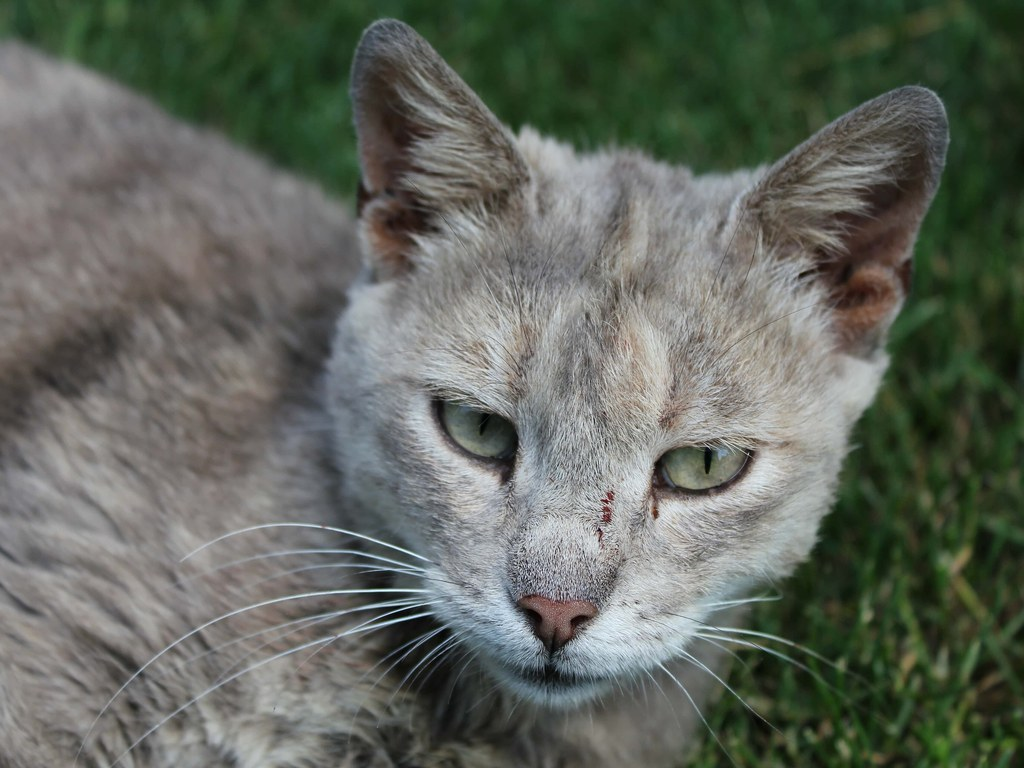
#> input picture app/src/main/assets/samples/cat.jpg, 1024 x 768 px, given in place of street.jpg, which was not available
$ python filter_sheet.py ../../app/src/main/assets/samples/cat.jpg out.png
#> lines starting #> are read from the running program, lines starting #| are printed output that depends on the picture
#!/usr/bin/env python3
"""6 samples x 8 filters sheet (design verification.pixelChecks), rendered by the app's own engine through the JVM test
FilterSheetTest. Usage: python tools/filters/filter_sheet.py prep   (then gradlew testDebugUnitTest)
                        python tools/filters/filter_sheet.py sheet <out.png>"""
import glob, os, sys
from PIL import Image, ImageDraw
ROOT = os.path.join(os.path.dirname(os.path.abspath(__file__)), "..", "..", "app")
SAMPLES = ["street", "desk", "window", "cat", "food", "night"]
FILTERS = ["F01", "F02", "F04", "F05", "F06", "F07", "F08", "F09"]
if sys.argv[1] == "prep":
    os.makedirs(os.path.join(ROOT, "build", "sheet-in"), exist_ok=True)
    for s in SAMPLES:
        im = Image.open(os.path.join(ROOT, "src", "main", "assets", "samples", s + ".jpg")).convert("RGB").resize((640, 480), Image.BILINEAR)
        open(os.path.join(ROOT, "build", "sheet-in", s + ".rgb"), "wb").write(im.tobytes())
else:
    cw, ch = 320, 240
    sheet = Image.new("RGB", (cw * 9, ch * 6 + 30), (16, 16, 16))
#> sheet: PIL image 2880x1470 RGB; every value is 16
    d = ImageDraw.Draw(sheet)
    for c, f in enumerate(["source"] + FILTERS):
        d.text((c * cw + 8, 8), f, fill=(240, 240, 240))
    for r, s in enumerate(SAMPLES):
        sheet.paste(Image.open(os.path.join(ROOT, "src", "main", "assets", "samples", s + ".jpg")).resize((cw, ch)), (0, 30 + r * ch))
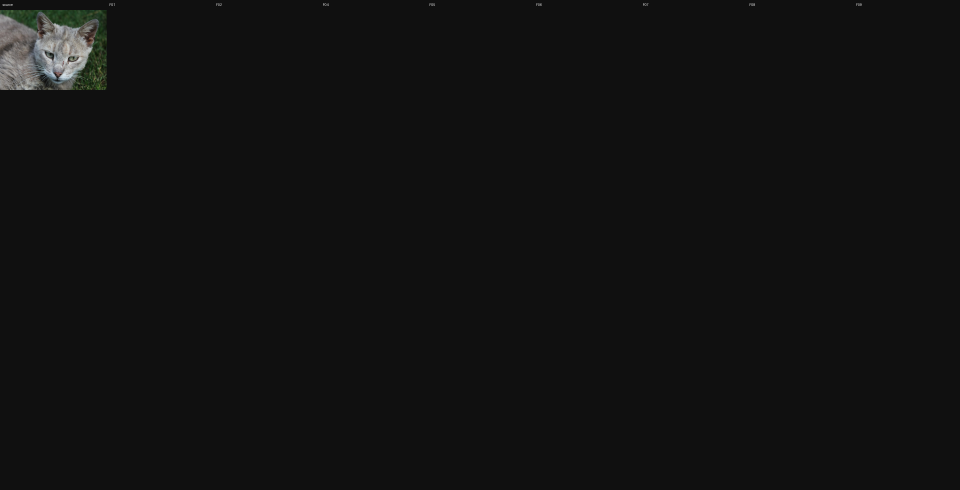
#> sheet: PIL image 2880x1470 RGB (shown at 1/3 size); mean R, G, B 17.5, 17.6, 17.4
        for c, f in enumerate(FILTERS):
#> (the run stopped early here; a loop or call above may not have finished)

$ run again, on app/src/main/assets/samples/street.jpg
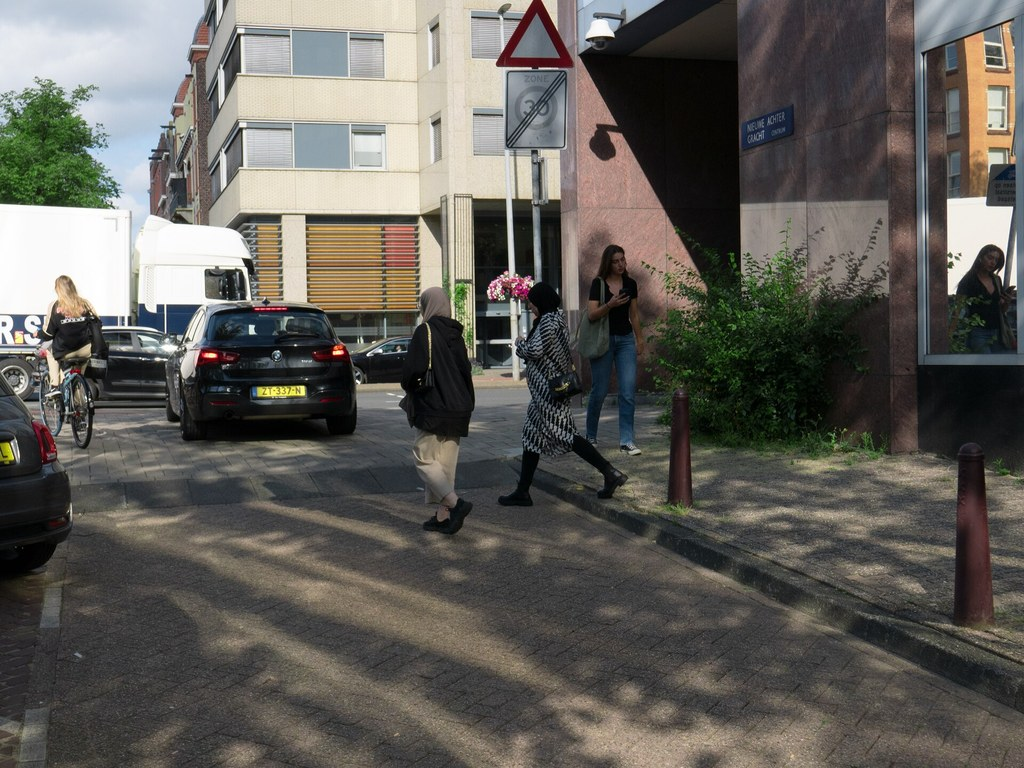
#> input picture app/src/main/assets/samples/street.jpg, 1024 x 768 px
#> `sheet.paste(Image.open(os.path.join(ROOT, "src", "main", "assets", "sa..`:
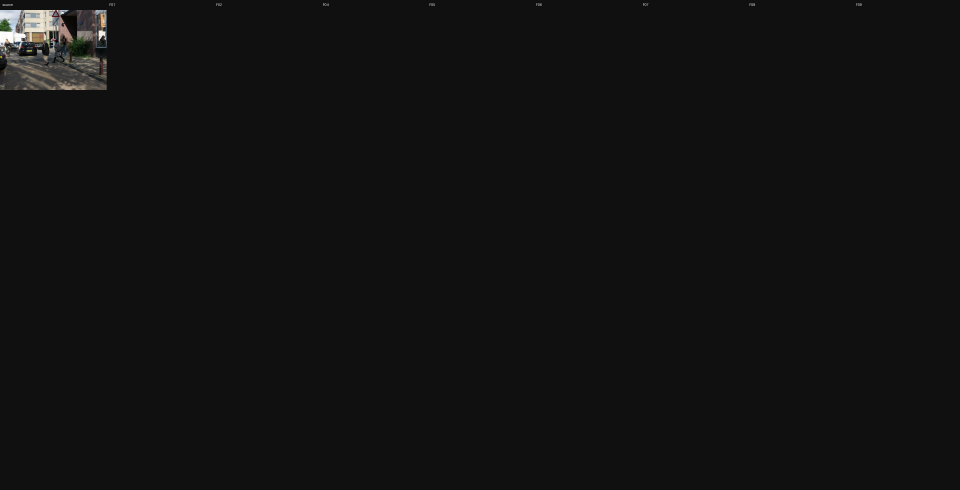
#> sheet: PIL image 2880x1470 RGB (shown at 1/3 size); mean R, G, B 17.5, 17.4, 17.3
